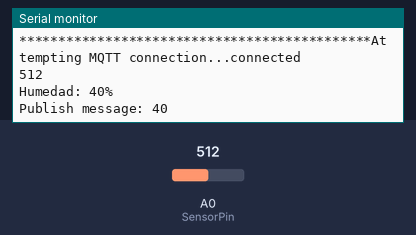
Simulated run of this program. Board: ESP8266 (Wemos D1 mini). Shown: the last lines printed to the serial monitor. The inputs (shaded band) are chosen by the test bench; at power-on: A0 (SensorPin) = 512. WiFi joins after 1.5 s; servers stay silent unless stated; no MQTT or app messages arrive unless stated.

Above: at 4.2 s.
4.3 s: A0 (SensorPin) set to 673
At 9.1 s:
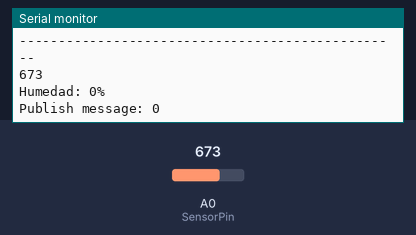
9.9 s: A0 (SensorPin) set to 690
At 19.3 s:
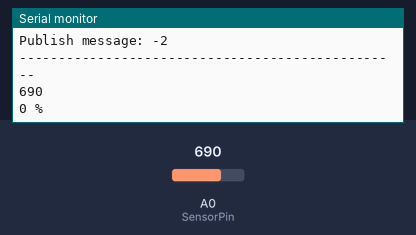
Timing chart, 0 to 20.8 s (numbered marks = the images above; inputs shaded):
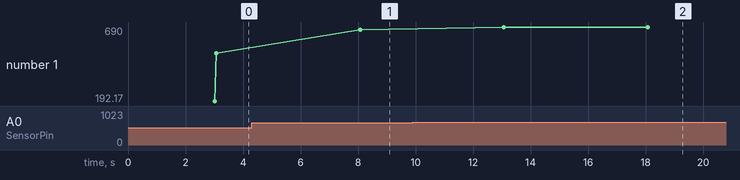

The program:

main.cpp
```cpp
#include <Arduino.h>
#include <SPI.h>
#include <Wire.h>
#include <ESP8266WiFi.h>
#include <PubSubClient.h>

const int AirValue = 676;   // you need to replace this value with Value_1
const int WaterValue = 273; // you need to replace this value with Value_2
const int SensorPin = A0;
int soilMoistureValue = 0;
int soilmoisturepercent = 0;

// Wifi connection variables
#define wifi_ssid "DIGIFIBRA-cF5T"
#define wifi_password "P92sKt3FGfsy"

// MQTT connection variables
#define mqtt_server "192.168.1.43"
#define mqtt_user "root"
#define mqtt_password "orangepi.hass"

#define mqtt_topic "bonsai/soil_moisture"

// functions
void setup_wifi();
void reconnect();
bool checkBound(float newValue, float prevValue, float maxDiff);

WiFiClient espClient;
PubSubClient client(espClient);

void setup()
{
  Serial.begin(115200); // open serial port, set the baud rate to 9600 bps
  Serial.print("*********************************************");
  Serial.println("soil Moisture Sensor Test!"); // prints title with ending line break
  delay(1000);

  setup_wifi();
  client.setServer(mqtt_server, 1883);
  Serial.println("Mqtt connected to: ");
  Serial.println(mqtt_server);
  Serial.println("Setup complete.");
  Serial.print("*********************************************");
}

// Variables for loop
long lastMsg = 0;
float prevMoisture = 0;

// threshold for sending a message
float maxDiff = 1;

void loop()
{
  if (!client.connected())
  {
    reconnect();
  }
  client.loop();

  long now = millis();
  if (now - lastMsg > 2000)
  {
    soilMoistureValue = analogRead(SensorPin); // put Sensor insert into soil
    Serial.println(soilMoistureValue);
    soilmoisturepercent = map(soilMoistureValue, AirValue, WaterValue, 0, 100);
    if (soilmoisturepercent > 100)
    {
      Serial.println("100 %");
    }
    else if (soilmoisturepercent < 0)
    {
      Serial.println("0 %");
    }
    else if (soilmoisturepercent >= 0 && soilmoisturepercent <= 100)
    {
      Serial.print("Humedad: ");
      Serial.print(soilmoisturepercent);
      Serial.println("%");
    }
    if (checkBound(soilmoisturepercent, prevMoisture, maxDiff))
    {
      prevMoisture = soilmoisturepercent;
      Serial.print("Publish message: ");
      Serial.println(soilmoisturepercent);
      client.publish(mqtt_topic, String(soilmoisturepercent).c_str(), true);
    }
    lastMsg = now;
  }
  delay(5000);
  Serial.println("-------------------------------------------------");
}

void setup_wifi()
{
  delay(10);
  // We start by connecting to a WiFi network
  Serial.println();
  Serial.print("Connecting to ");
  Serial.println(wifi_ssid);

  WiFi.begin(wifi_ssid, wifi_password);

  while (WiFi.status() != WL_CONNECTED)
  {
    delay(1000);
    Serial.print(".");
  }

  Serial.println("");
  Serial.println("WiFi connected");
  Serial.println("IP address: ");
  Serial.println(WiFi.localIP());
}

void reconnect()
{
  // Loop until we're reconnected
  while (!client.connected())
  {
    Serial.print("Attempting MQTT connection...");
    if (client.connect("ESP8266Client", mqtt_user, mqtt_password))
    {
      Serial.println("connected");
    }
    else
    {
      Serial.print("failed, rc=");
      Serial.print(client.state());
      Serial.println(" try again in 5 seconds");
      // Wait 5 seconds before retrying
      delay(5000);
    }
  }
}

bool checkBound(float newValue, float prevValue, float maxDiff)
{
  return !isnan(newValue) &&
         (newValue < prevValue - maxDiff || newValue > prevValue + maxDiff);
}
```

Measured:
- the behaviour switches between 682 and 683 on A0 (SensorPin) (found by bisection; images 1 and 2)
- after the input at 4.3 s, the serial monitor: prints a new line after 3.8 s (image 1)
- after the input at 9.9 s, the serial monitor: prints a new line after 3.2 s (image 2)
- plotted number 1: 512 → 673 after the input at 4.3 s, 673 → 690 after the input at 9.9 s
